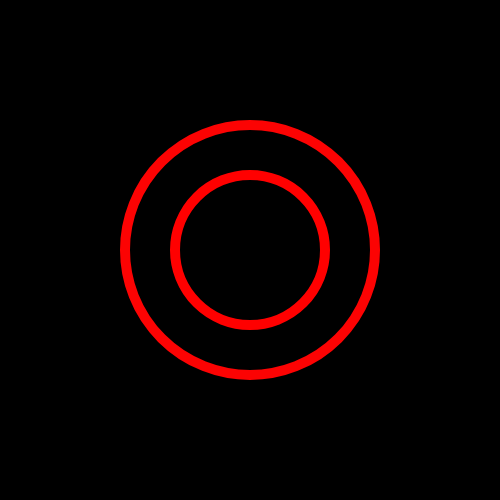
Frame 1 (no input)
Frame 2 (the mouse pressed at the canvas centre, redrawn once): identical to frame 1, image omitted

The p5.js sketch that drew this single still picture (run headless with seeded random() and noise() and a simulated clock; the mouse was pressed at the canvas centre and the sketch redrawn once):

// p5.js sketch
// ── sketch.js
// Sketch from Creative Coding Course
function setup() {
  createCanvas(500, 500);
  ellipseMode(CENTER);
  noLoop();
}

function draw() {
  strokeWeight(10); // new "settings" functions - why not Attributes?
  background(0);

  // using Hue, Saturation and Brightness - shifting degree's and percentages of brightness and saturation
  // this is helpfull with dynamic coding, where you can phase through colors and stay within the same brightness or stauration range
  colorMode(HSB,360,100,100);
  stroke(0,99,99);
  fill(0,99,0);
  ellipse(250, 250, 250, 250);

  //shifting only on the 8 bit ranges of 0 to 255
  colorMode(RGB);
  stroke(255,0,0);
  fill(0,0,0);
  ellipse(250, 250, 150, 150);

//visit the Mozilla Dev Color Picker Tool --> https://developer.mozilla.org/en-US/docs/Web/CSS/CSS_Colors/Color_picker_tool
}
